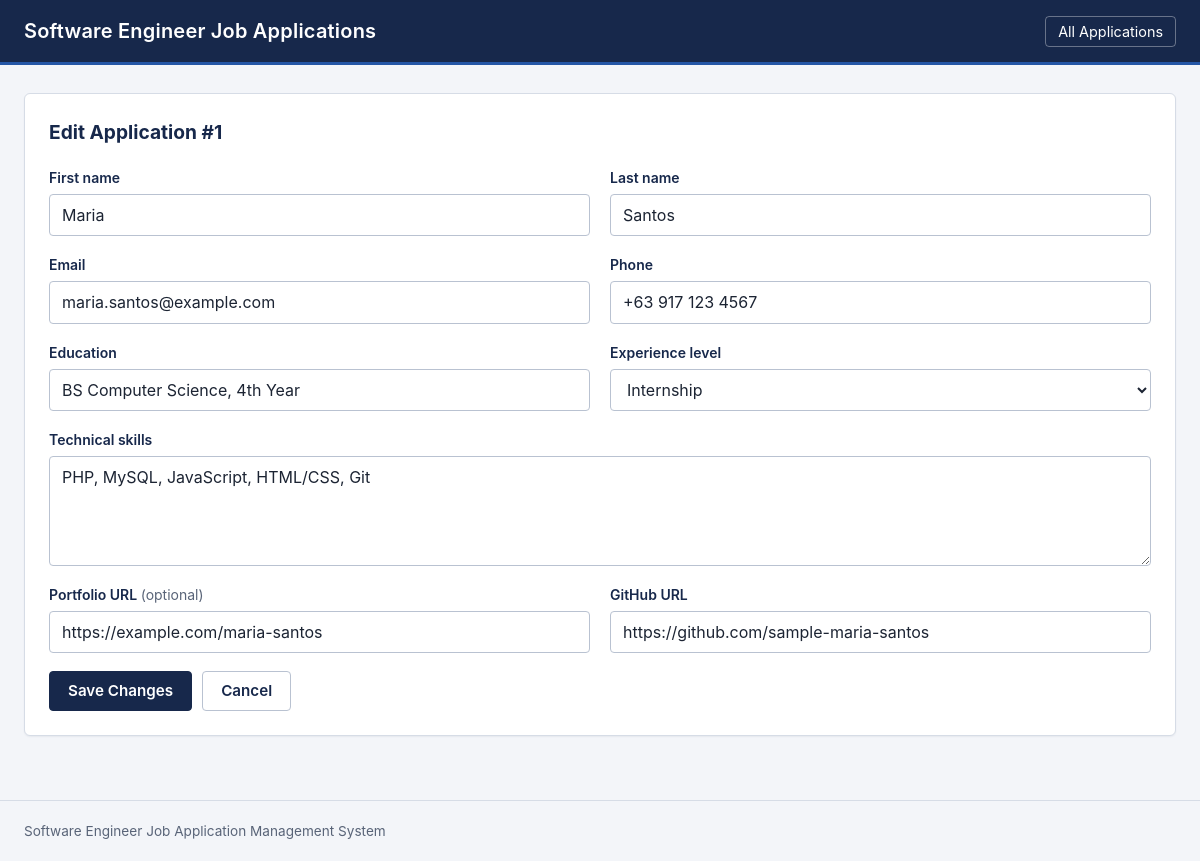
/editapplicant.php?id=1, run on the app's committed database.
### tables this page shows
CREATE TABLE IF NOT EXISTS swe_applicants (
    id               INT          NOT NULL AUTO_INCREMENT,
    first_name       VARCHAR(100) NOT NULL,
    last_name        VARCHAR(100) NOT NULL,
    email            VARCHAR(150) NOT NULL,
    phone            VARCHAR(30)  NOT NULL,
    education        VARCHAR(150) NOT NULL,
    technical_skills TEXT         NOT NULL,
    experience_level VARCHAR(50)  NOT NULL,
    portfolio_url    VARCHAR(255) NULL DEFAULT NULL,
    github_url       VARCHAR(255) NOT NULL,
    date_added       DATETIME     NOT NULL DEFAULT CURRENT_TIMESTAMP,
    PRIMARY KEY (id),
    UNIQUE KEY uq_swe_applicants_email (email)
);

### core/models.php (called while the page is built, shortened)
<?php
function getExperienceLevels(): array
{
    return ['Internship', 'Entry-Level', 'Experienced'];
}
function e($value): string
{
    return htmlspecialchars((string) $value, ENT_QUOTES, 'UTF-8');
}
function oldValue(array $values, string $key): string
{
    return e($values[$key] ?? '');
}
function parseId($value): int
{
    $id = filter_var($value, FILTER_VALIDATE_INT, ['options' => ['min_range' => 1]]);
    return $id === false ? 0 : $id;
}
function getApplicantById(PDO $pdo, int $id)
{
    $stmt = $pdo->prepare('SELECT * FROM swe_applicants WHERE id = :id');
    $stmt->execute([':id' => $id]);
    return $stmt->fetch();
}

### editapplicant.php (the view, shortened to what this page needs)
<?php
require_once __DIR__ . '/core/dbConfig.php';
require_once __DIR__ . '/core/models.php';
$old    = pullOld();
$id        = parseId($_GET['id'] ?? '');
$applicant = false;
$problem   = '';
if ($id === 0) {
    $problem = 'Invalid application ID.';
} else {
    try {
        $applicant = getApplicantById($pdo, $id);
    } catch (PDOException $e) {
        error_log('Could not load application: ' . $e->getMessage());
        $problem = 'The application could not be loaded because of a database error.';
    }
}
$form = $applicant ? (empty($old) ? $applicant : $old) : [];
?>
<!DOCTYPE html>
<html lang="en">
<head>
    <link rel="stylesheet" href="styles/styles.css">
</head>
<body>
    <header class="site-header">
        <div class="container">
            <h1 class="brand">Software Engineer Job Applications</h1>
            <nav><a href="index.php">All Applications</a></nav>
        </div>
    </header>
    <main class="container">
        <?php if ($problem !== ''): ?>
            <section class="card">
                <div class="alert alert-error" role="alert"><?= e($problem) ?></div>
                <a href="index.php" class="btn btn-secondary">Back to all applications</a>
            </section>
        <?php else: ?>
            <section class="card">
                <h2>Edit Application #<?= (int) $applicant['id'] ?></h2>
                <form action="core/handleForms.php" method="POST" class="form-grid">
                    <div class="field">
                        <label for="first_name">First name</label>
                        <input type="text" id="first_name" name="first_name" maxlength="100" required
                               value="<?= oldValue($form, 'first_name') ?>">
                    </div>
                    <div class="field">
                        <label for="last_name">Last name</label>
                        <input type="text" id="last_name" name="last_name" maxlength="100" required
                               value="<?= oldValue($form, 'last_name') ?>">
                    </div>
                    <div class="field">
                        <label for="email">Email</label>
                        <input type="email" id="email" name="email" maxlength="150" required
                               value="<?= oldValue($form, 'email') ?>">
                    </div>
                    <div class="field">
                        <label for="phone">Phone</label>
                        <input type="tel" id="phone" name="phone" maxlength="30" required
                               value="<?= oldValue($form, 'phone') ?>">
                    </div>
                    <div class="field">
                        <label for="education">Education</label>
                        <input type="text" id="education" name="education" maxlength="150" required
                               value="<?= oldValue($form, 'education') ?>">
                    </div>
                    <div class="field">
                        <label for="experience_level">Experience level</label>
                        <select id="experience_level" name="experience_level" required>
                            <?php foreach (getExperienceLevels() as $level): ?>
                                <option value="<?= e($level) ?>"<?= (($form['experience_level'] ?? '') === $level) ? ' selected' : '' ?>><?= e($level) ?></option>
                            <?php endforeach; ?>
                        </select>
                    </div>
                    <div class="field field-full">
                        <label for="technical_skills">Technical skills</label>
                        <textarea id="technical_skills" name="technical_skills" rows="4" maxlength="1000" required><?= oldValue($form, 'technical_skills') ?></textarea>
                    </div>
                    <div class="field">
                        <label for="portfolio_url">Portfolio URL <span class="optional">(optional)</span></label>
                        <input type="url" id="portfolio_url" name="portfolio_url" maxlength="255"
                               value="<?= oldValue($form, 'portfolio_url') ?>">
                    </div>
                    <div class="field">
                        <label for="github_url">GitHub URL</label>
                        <input type="url" id="github_url" name="github_url" maxlength="255" required
                               value="<?= oldValue($form, 'github_url') ?>">
                    </div>
                    <div class="form-actions field-full">
                        <button type="submit" name="updateApplicantBtn" class="btn btn-primary">Save Changes</button>
                        <a href="index.php" class="btn btn-secondary">Cancel</a>
                    </div>
                </form>
            </section>
        <?php endif; ?>
    </main>
    <footer class="site-footer">
        <div class="container">Software Engineer Job Application Management System</div>
    </footer>
</body>
</html>

### styles/styles.css (style rules this page uses)
:root { --navy: #17284b; --navy-dark: #0f1c36; --blue: #2456a6; --navy-tint: #e8edf6; --page-bg: #f3f5f9; --card-bg: #ffffff; --border: #d6dce6; --border-strong: #b9c2d1; --table-head-bg: #edf0f6; --row-hover: #f7f9fc; --text: #1c2433; --text-muted: #596478; --success-bg: #e8f5ee; --success-line: #2e7d4f; --success-text: #1b5e38; --error-bg: #fdeceb; --error-line: #c0392b; --error-text: #8e2418; --danger: #b3261e; --danger-dark: #8e1d17; --radius: 4px; }
*, *::before, *::after { box-sizing: border-box; }
body { margin: 0; background: var(--page-bg); color: var(--text); font-family: -apple-system, BlinkMacSystemFont, "Segoe UI", Roboto, "Helvetica Neue", Arial, sans-serif; font-size: 16px; line-height: 1.5; display: flex; flex-direction: column; min-height: 100vh; }
a { color: var(--blue); }
.container { width: 100%; max-width: 1280px; margin: 0 auto; padding: 0 24px; }
.site-header { background: var(--navy); color: #ffffff; border-bottom: 3px solid var(--blue); }
.site-header .container { display: flex; align-items: center; justify-content: space-between; gap: 16px; padding-top: 16px; padding-bottom: 16px; }
.brand { margin: 0; font-size: 1.25rem; font-weight: 600; letter-spacing: 0.01em; }
.site-header nav a { color: #ffffff; text-decoration: none; padding: 6px 12px; border: 1px solid rgba(255, 255, 255, 0.35); border-radius: var(--radius); font-size: 0.9rem; white-space: nowrap; }
main.container { flex: 1 0 auto; padding-top: 28px; padding-bottom: 40px; }
.site-footer { border-top: 1px solid var(--border); color: var(--text-muted); font-size: 0.85rem; padding: 20px 0; }
.card { background: var(--card-bg); border: 1px solid var(--border); border-radius: 6px; padding: 24px; margin-bottom: 24px; box-shadow: 0 1px 2px rgba(23, 40, 75, 0.06); }
.card h2 { margin: 0 0 20px; font-size: 1.2rem; color: var(--navy); }
.form-grid { display: grid; grid-template-columns: repeat(2, minmax(0, 1fr)); gap: 18px 20px; }
.field { display: flex; flex-direction: column; gap: 6px; }
.field-full { grid-column: 1 / -1; }
label { font-size: 0.875rem; font-weight: 600; color: var(--navy); }
.optional { font-weight: 400; color: var(--text-muted); }
input[type="text"], input[type="email"], input[type="tel"], input[type="url"], select, textarea { width: 100%; padding: 9px 12px; background: #ffffff; color: var(--text); border: 1px solid var(--border-strong); border-radius: var(--radius); font: inherit; line-height: 1.4; }
textarea { resize: vertical; min-height: 96px; }
input::placeholder, textarea::placeholder { color: #8791a3; }
.form-actions { display: flex; flex-wrap: wrap; gap: 10px; align-items: center; }
.btn { display: inline-block; padding: 9px 18px; border: 1px solid transparent; border-radius: var(--radius); background: transparent; font: inherit; font-size: 0.95rem; font-weight: 600; line-height: 1.3; text-align: center; text-decoration: none; cursor: pointer; transition: background-color 0.15s, color 0.15s, border-color 0.15s; }
.btn-primary { background: var(--navy); border-color: var(--navy); color: #ffffff; }
.btn-secondary { background: #ffffff; border-color: var(--border-strong); color: var(--navy); }

### data on the page
swe_applicants: id "1", first_name "Maria", last_name "Santos", email "maria.santos@example.com", phone "+63 917 123 4567", education "BS Computer Science, 4th Year", technical_skills "PHP, MySQL, JavaScript, HTML/CSS, Git", portfolio_url "https://example.com/maria-santos", github_url "https://github.com/sample-maria-santos"

### other printed values
form field experience_level "Internship"
